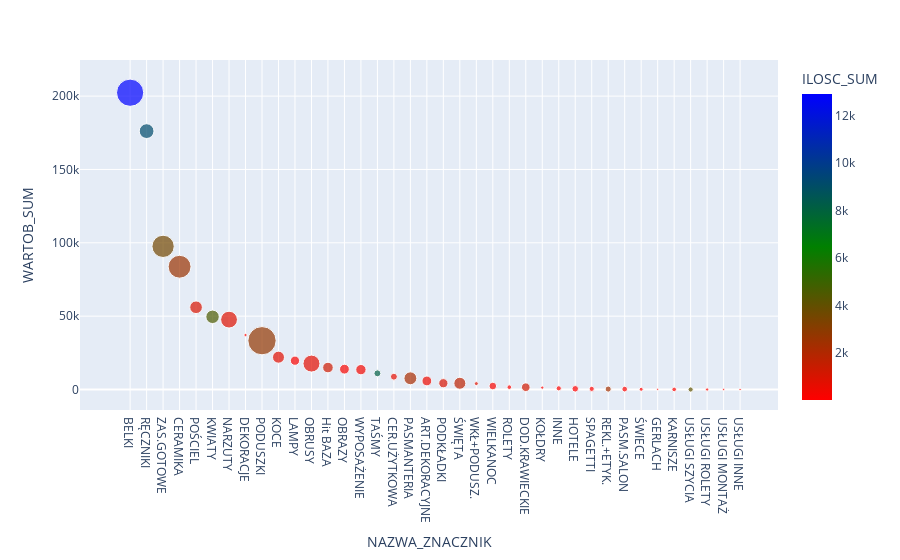

The code cell stored with this chart in its notebook:
### Code cell
px.scatter(df_sell.loc[df_sell['ANALIT01']=='OU'].groupby(['NAZWA_ZNACZNIK']).agg({'WARTOB_SUM':'sum',
                                                                                  'ILOSC_SUM':'sum',
                                                                                  'TRZY':'nunique'}).reset_index().sort_values(by='WARTOB_SUM', ascending=False),
           x='NAZWA_ZNACZNIK',
           y='WARTOB_SUM',
           color='ILOSC_SUM',
          color_continuous_scale=['red', 'green','blue'],
          size='TRZY',
          height=500)

### Figure 1 — Plotly figure (JSON) as saved in the notebook; plotly's stock layout.template omitted (floating-point values rounded to 4 significant figures)
{"data": [{"hovertemplate": "NAZWA_ZNACZNIK=%{x}<br>WARTOB_SUM=%{y}<br>TRZY=%{marker.size}<br>ILOSC_SUM=%{marker.color}<extra></extra>", "legendgroup": "", "marker": {"color": [12920.0, 9197, 3570.0, 2538, 973, 4562, 811, 42, 2738, 724, 123, 677, 1265.0, 184, 340, 8164.0, 626, 2190.0, 448, 958, 1662, 838, 188, 87.4, 1193.0, 21, 88.2, 17.5, 66, 2354, 121.1, 26, 2, 87, 4098.0, 57.96, 8, 5], "coloraxis": "coloraxis", "size": [139, 41, 93, 98, 30, 34, 53, 2, 150, 27, 16, 54, 21, 18, 20, 9, 9, 31, 18, 16, 27, 3, 11, 4, 14, 2, 5, 8, 5, 7, 6, 3, 1, 4, 5, 2, 1, 1], "sizemode": "area", "sizeref": 0.375, "symbol": "circle"}, "mode": "markers", "name": "", "orientation": "v", "showlegend": false, "type": "scatter", "x": ["BELKI", "RĘCZNIKI", "ZAS.GOTOWE", "CERAMIKA", "POŚCIEL", "KWIATY", "NARZUTY", "DEKORACJE", "PODUSZKI", "KOCE", "LAMPY", "OBRUSY", "Hit BAZA", "OBRAZY", "WYPOSAŻENIE", "TAŚMY", "CER.UŻYTKOWA", "PASMANTERIA", "ART.DEKORACYJNE", "PODKŁADKI", "ŚWIĘTA", "WKŁ+PODUSZ.", "WIELKANOC", "ROLETY", "DOD.KRAWIECKIE", "KOŁDRY", "INNE", "HOTELE", "SPAGETTI", "REKL.+ETYK.", "PASM.SALON", "ŚWIECE", "GERLACH", "KARNISZE", "USŁUGI SZYCIA", "USŁUGI ROLETY", "USŁUGI MONTAŻ", "USŁUGI INNE"], "xaxis": "x", "y": [202300.0, 176100.0, 97580.0, 83700.0, 56060.0, 49540.0, 47620.0, 37150.0, 33260.0, 22030.0, 19640.0, 17654, 14960.0, 13860.0, 13550.0, 11020.0, 8721.0, 7635.0, 5823.0, 4272, 4240.0, 4010.0, 2364.0, 1596.0, 1571.0, 1283.0, 802.9, 467.2, 425.9, 285.3, 266.6, 153.1, 139.1, 56.53, 0, 0, 0, 0], "yaxis": "y"}], "layout": {"autosize": true, "coloraxis": {"colorbar": {"title": {"text": "ILOSC_SUM"}}, "colorscale": [[0, "red"], [0.5, "green"], [1, "blue"]]}, "legend": {"itemsizing": "constant", "tracegroupgap": 0}, "margin": {"t": 60}, "xaxis": {"anchor": "y", "autorange": true, "domain": [0, 1], "range": [-2.508, 39.17], "title": {"text": "NAZWA_ZNACZNIK"}, "type": "category"}, "yaxis": {"anchor": "x", "autorange": true, "domain": [0, 1], "range": [-14180.0, 225400.0], "title": {"text": "WARTOB_SUM"}, "type": "linear"}}}
